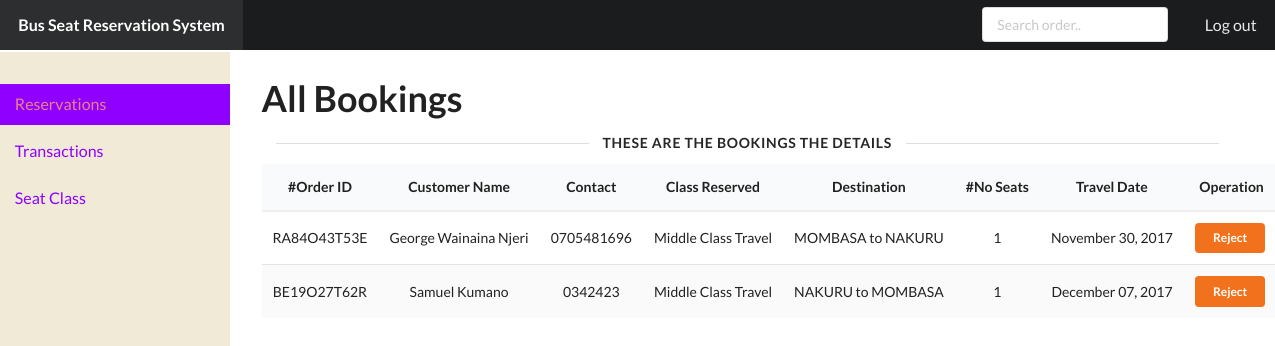
Screenshot of /admin/bookings.php (signed in) with the database file from the repository.
### tables this page shows
CREATE TABLE IF NOT EXISTS `booking_details` (
  `order_ref` varchar(255) NOT NULL,
  `fullname` varchar(120) NOT NULL,
  `contact` varchar(40) DEFAULT NULL,
  `gender` varchar(40) DEFAULT NULL,
  `class_reserved` varchar(255) NOT NULL,
  `destination` varchar(180) NOT NULL,
  `seats_reserved` varchar(50) NOT NULL DEFAULT '1',
  `date_reserved` varchar(50) DEFAULT NULL,
  `transaction_id` varchar(190) NOT NULL,
  `account` varchar(130) NOT NULL,
  `amount` varchar(50) NOT NULL,
  PRIMARY KEY (`order_ref`),
  KEY `available_classbooking_details` (`class_reserved`),
  KEY `transaction_id` (`transaction_id`)
);

### admin/bookings.php (the view, shortened to what this page needs)
<!DOCTYPE html>
<html>
  <head>
    <link href="static/dist/semantic-ui/semantic.min.css" rel="stylesheet" type="text/css" />
    <link href="static/stylesheets/default.css" rel="stylesheet" type="text/css" />
    <link href="static/stylesheets/pandoc-code-highlight.css" rel="stylesheet" type="text/css" />
  </head>
  <body>
    <div class="ui inverted huge borderless fixed fluid menu">
      <a class="header item">Bus Seat Reservation System</a>
      <div class="right menu">
        <div class="item">
          <div class="ui small input">
		  <form>
            <input placeholder="Search order.." name="search" />
			</form>
          </div>
        </div>
        <a class="item" href="logout.php">Log out</a>
      </div>
    </div>
    <div class="ui grid">
      <div class="row">
        <div class="column" id="sidebar">
          <div class="ui secondary vertical fluid menu">
            <a class="active item" href="bookings.php">Reservations</a><a class="item" href="transactions.php">Transactions</a><a class="item" href="travelclass.php">Seat Class</a>
          </div>
        </div>
        <div class="column" id="content" style="display:none">
	<div class="ui grid">
            <div class="row">
         <h1 class="ui huge header">All Bookings</h1></div>
        <div class="ui horizontal divider"> These are the Bookings the Details</div>
		<div class="row">
            <table class="ui single line striped selectable center aligned  table">
<thead><tr><th>#Order ID</th><th>Customer Name</th><th>Contact</th><th>Class Reserved</th><th>Destination</th><th>#No Seats</th><th>Travel Date</th><th>Operation</th></tr></thead>
<tbody>
<?php
require("../dbengine/dbconnect.php");
if(isset($_GET['search'])){$search=$_GET['search'];$data=mysqli_query($conn,"SELECT * FROM booking_details WHERE order_ref LIKE '%$search%' or fullname LIKE '%$search%' or class_reserved LIKE '%$search%' or destination LIKE '%$search%' or date_reserved LIKE '%$search%'");}
else{$data=mysqli_query($conn,"SELECT * FROM booking_details");}
if(($data) && (mysqli_num_rows($data) >0)){
while($row=mysqli_fetch_assoc($data))
{$order=$row['order_ref'];
echo("<tr><td>".$row['order_ref']."</td><td>".$row['fullname']."</td><td>".$row['contact']."</td><td>".$row['class_reserved']."</td><td>".$row['destination']."</td><td>".$row['seats_reserved']."</td><td>".$row['date_reserved']."</td><td><a class='ui tiny button orange' href='bookings.php?reject=$order'>Reject</a></td></tr>");
}
}
else{
echo "<tr><td colspan='9'>No records match found! </td></tr>";
}
?>
</tbody>
            </table>
            </div>
			</div>
		</div>
	  </div>
    </div>
  </body>
</html>

### admin/static/stylesheets/default.css (style rules this page uses)
body { -webkit-font-smoothing: antialiased; -moz-osx-font-smoothing: grayscale; text-rendering: optimizeLegibility; }
.ui.menu { border-radius: 0; box-shadow: none; margin-bottom: 0; -moz-font-feature-settings: "smcp" 0, "onum" 0; -ms-font-feature-settings: "smcp" 0, "onum" 0; -o-font-feature-settings: "smcp" 0, "onum" 0; -webkit-font-feature-settings: "smcp" 0, "onum" 0; font-feature-settings: "smcp" 0, "onum" 0; }
.ui.menu form { font-size: 14px; }
.ui.menu input { -moz-font-feature-settings: "smcp" 0, "onum" 0; -ms-font-feature-settings: "smcp" 0, "onum" 0; -o-font-feature-settings: "smcp" 0, "onum" 0; -webkit-font-feature-settings: "smcp" 0, "onum" 0; font-feature-settings: "smcp" 0, "onum" 0; font-size: 14px; }

### admin/bookings.php (style rules this page uses)
body { display: relative; }
#sidebar { position: fixed; top: 51.8px; left: 0; bottom: 0; width: 18%; background-color: #f0ead6; padding: 0px; }
#sidebar .ui.menu { margin: 2em 0 0; font-size: 16px; }
#sidebar .ui.menu > a.item { color: #8F00FF; border-radius: 0 !important; }
#sidebar .ui.menu > a.item.active { background-color:#8F00FF; color: lightcoral; border: none !important; }
#content { margin-left: 19%; width: 81%; margin-top: 3em; padding-left: 3em; float: left; }
#content > .ui.grid { padding-right: 4em; padding-bottom: 3em; }
#content h1 { font-size: 36px; }
#content .ui.divider:not(.hidden) { margin: 0; }
#content table.ui.table { border: none; }
#content table.ui.table thead th { border-bottom: 2px solid #eee !important; }

### rows the page displays
booking_details: order_ref "RA84O43T53E", fullname "George Wainaina Njeri", contact "0705481696", class_reserved "Middle Class Travel", destination "MOMBASA to NAKURU", seats_reserved "1", date_reserved "November 30, 2017"
booking_details: order_ref "BE19O27T62R", fullname "Samuel Kumano", contact "0342423", class_reserved "Middle Class Travel", destination "NAKURU to MOMBASA", seats_reserved "1", date_reserved "December 07, 2017"
